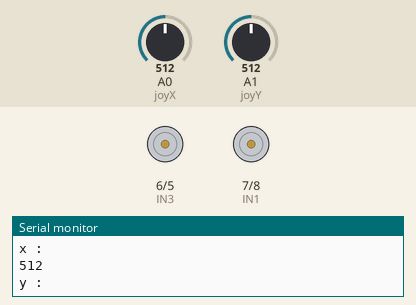
Simulated run of this sketch. Board: Arduino Uno, built with avr-gcc and run on an emulated ATmega328P. Parts: motor-driver pin pairs drawn as motors (green arrow = first pin HIGH = forward, orange = second pin HIGH = backward, longer = more drive), the last lines printed to the serial monitor. Inputs (shaded band) come from the test bench; at power-on: A0 (joyX) = 512, A1 (joyY) = 512.

Above: at 1.2 s.
1.3 s: A0 (joyX) set to 816
2.8 s: A0 (joyX) set to 846
At 3.6 s:
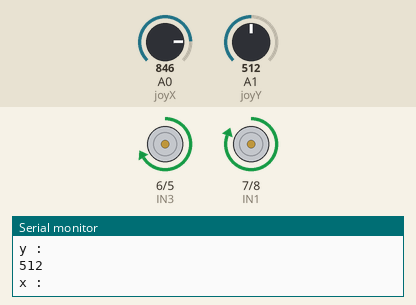
4.3 s: A1 (joyY) set to 336
5.8 s: A1 (joyY) set to 301
At 6.9 s:
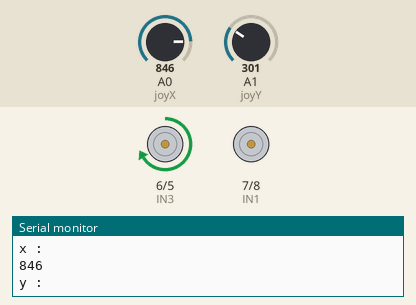
7.3 s: A1 (joyY) set to 740
At 8.0 s:
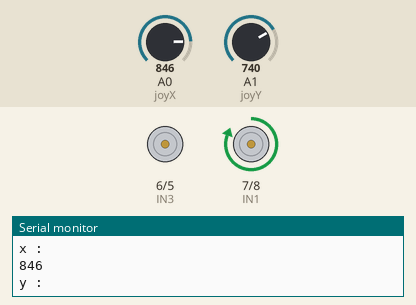
8.8 s: A1 (joyY) set to 722
At 10.2 s:
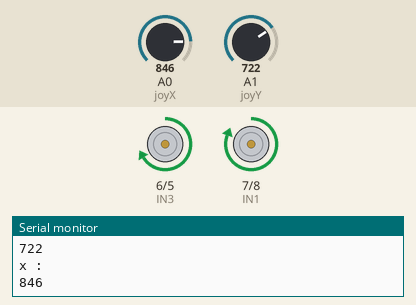
Timing chart, 0 to 11.3 s (numbered marks = the images above; inputs shaded):
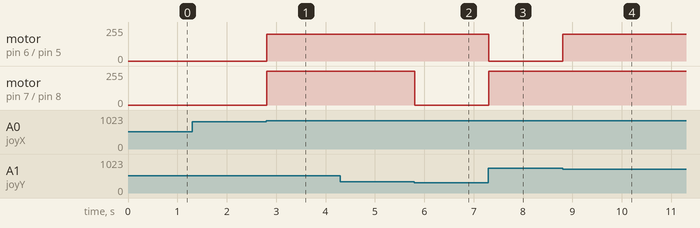

Measured:
- the behaviour switches between 830 and 831 on A0 (joyX) (found by bisection; images 0 and 1)
- the behaviour switches between 320 and 319 on A1 (joyY) (found by bisection; images 1 and 2)
- the behaviour switches between 731 and 730 on A1 (joyY) (found by bisection; images 3 and 4)
- after the input at 2.8 s, motor on pin 6 (IN3) / pin 5 (IN4): stopped → forward 200/255 at once; motor on pin 7 (IN1) / pin 8 (IN2): stopped → forward 255/255 at once
- after the input at 5.8 s, motor on pin 7 (IN1) / pin 8 (IN2): forward 255/255 → stopped at once
- after the input at 7.3 s, motor on pin 6 (IN3) / pin 5 (IN4): forward 200/255 → stopped at once; motor on pin 7 (IN1) / pin 8 (IN2): stopped → forward 255/255 at once
- after the input at 8.8 s, motor on pin 6 (IN3) / pin 5 (IN4): stopped → forward 200/255 at once

The sketch:

Control_DC_attack.ino
```cpp
// Définition des pins du pont en H L298N
const int IN1 = 7; // Rouge sans scotch R
const int IN2 = 8; // Noir sans scotch R
const int IN3 = 6; // Jaune L
const int IN4 = 5; // Vert L

// Définition des pins du joystick
const int joyX = A0;
const int joyY = A1;

void setup() {
  // Définition des pins en sortie
  pinMode(IN1, OUTPUT);
  pinMode(IN2, OUTPUT);
  pinMode(IN3, OUTPUT);
  pinMode(IN4, OUTPUT);

  Serial.begin(9600); // Initialisation de la communication série
}

void loop() {
  // Lecture de la position du joystick
  int x = analogRead(joyX);
  int y = analogRead(joyY);

  // Contrôle des moteurs en fonction de la vitesse et du sens
  if (y > 730) { // Gauche
    analogWrite(IN1, 200);
    analogWrite(IN2, 0);
    analogWrite(IN3, 0);
    analogWrite(IN4, 0);
  }
  else if (y < 320) { // Droite
    analogWrite(IN1, 0);
    analogWrite(IN2, 0);
    analogWrite(IN3, 200);
    analogWrite(IN4, 0);
  }
  else if (x > 830) { // Avant
    analogWrite(IN1, 200);
    analogWrite(IN2, 0);
    analogWrite(IN3, 200);
    analogWrite(IN4, 0);
  }
  else if (x < 320) { // Arrière
    analogWrite(IN1, 0);
    analogWrite(IN2, 200);
    analogWrite(IN3, 0);
    analogWrite(IN4, 200);
  }
  else { // Arrêt
    digitalWrite(IN1, LOW);
    digitalWrite(IN2, LOW);
    digitalWrite(IN3, LOW);
    digitalWrite(IN4, LOW);
  }

  // Attente d'un court moment avant la prochaine lecture du joystick
  Serial.println("x :");
  Serial.println(x);
  Serial.println("y :");
  Serial.println(y);

  delay(10);
}
```
